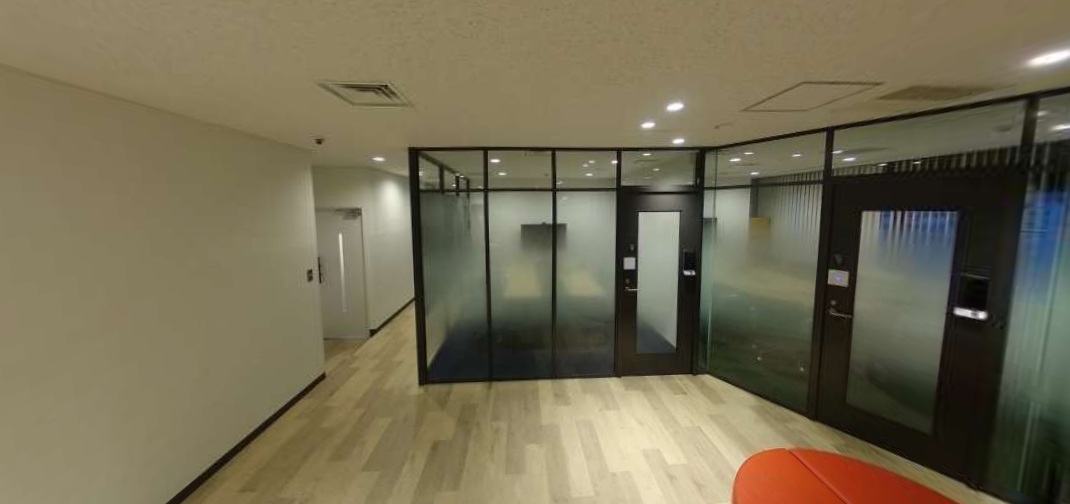
#> input picture saize/img/image4.png, 1070 x 504 px
$ python ni.py
#> lines starting #> are read from the running program, lines starting #| are printed output that depends on the picture; after the words box and inside, x2 and y2 are one past the last pixel; in counts of white or black regions, pixels touching at a corner belong together
import cv2
import numpy as np
import matplotlib.pyplot as plt

from utlis.clahe import apply_clahe_and_plot

def onTrackbar(position):
    global threshold
    threshold = position

# [41 lines left out: function nitika_image, not called in this run]

def show_niti(img3):
    # しきい値処理
    ret, img_th_simple = cv2.threshold(img3, 40, 255, cv2.THRESH_BINARY)
    _, img_th_mean = cv2.threshold(img3, 80, 60, cv2.THRESH_BINARY)
    _, img_th_gaussian = cv2.threshold(img3, 120, 255, cv2.THRESH_BINARY)

    # 画像を4つ並べるための空の配列を作成
    height, width = img3.shape
    combined_image = np.zeros((height, width * 4), dtype=np.uint8)

    # 各画像を配置
    combined_image[:, :width] = img3                # 元の画像
    combined_image[:, width:width*2] = img_th_simple  # 簡易二値化
    combined_image[:, width*2:width*3] = img_th_mean   # 平均二値化
    combined_image[:, width*3:] = img_th_gaussian       # ガウシアン二値化

    # matplotlibを使用して表示
    plt.imshow(combined_image, cmap='gray')
    plt.axis('off')  # 軸を非表示
    plt.show()

image1 = cv2.imread(r'img/image4.png', 0)
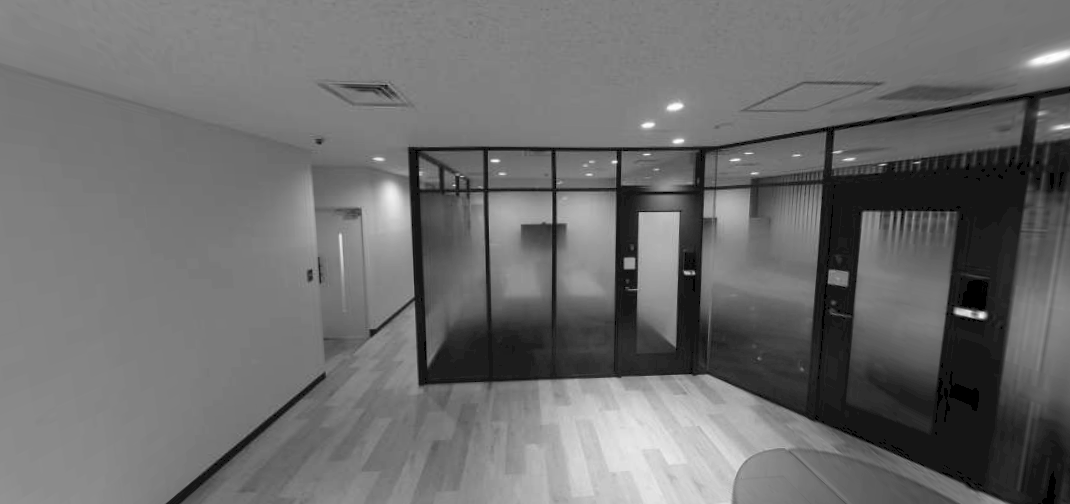
#> image1: shape (504, 1070); min 0, max 255, mean 109
show_niti(image1)
#> in show_niti, `ret, img_th_simple = cv2.threshold(img3, 40, 255, cv2.THRESH_BINARY)`:
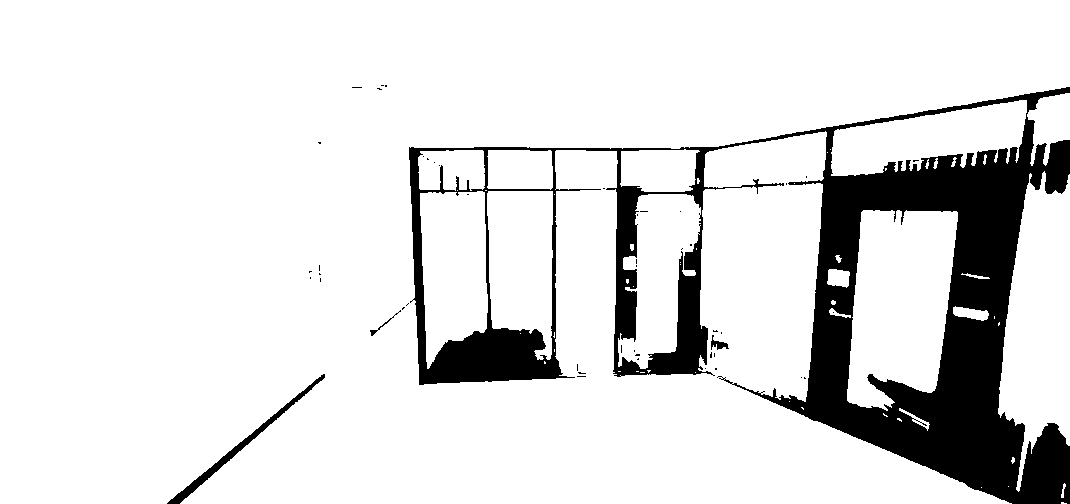
#> img_th_simple: shape (504, 1070); 87.3% white; 48 black regions (44 under 20 px), largest, box (x1, y1, x2, y2) and area: (409, 87, 1070, 504) 67138, (167, 374, 325, 504) 1202, (711, 335, 729, 350) 112, (370, 310, 401, 336) 68
#> in show_niti, `_, img_th_mean = cv2.threshold(img3, 80, 60, cv2.THRESH_BINARY)`:
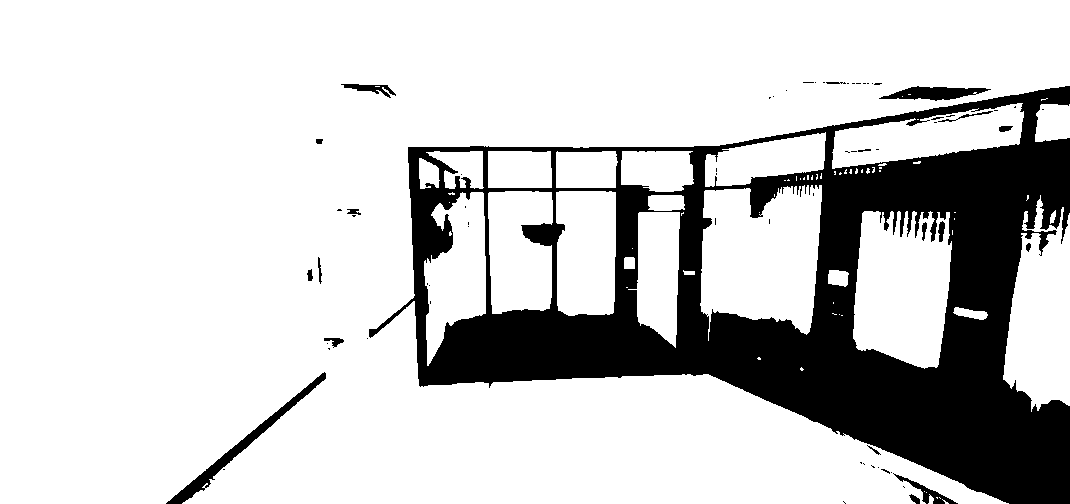
#> img_th_mean: shape (504, 1070); values 0 (black) and 60 (white), 80% white; 67 black regions (47 under 20 px), largest, box (x1, y1, x2, y2) and area: (369, 86, 1070, 504) 103591, (166, 372, 326, 504) 1732, (879, 86, 991, 101) 945
#> in show_niti, `_, img_th_gaussian = cv2.threshold(img3, 120, 255, cv2.THRESH_BINARY)`:
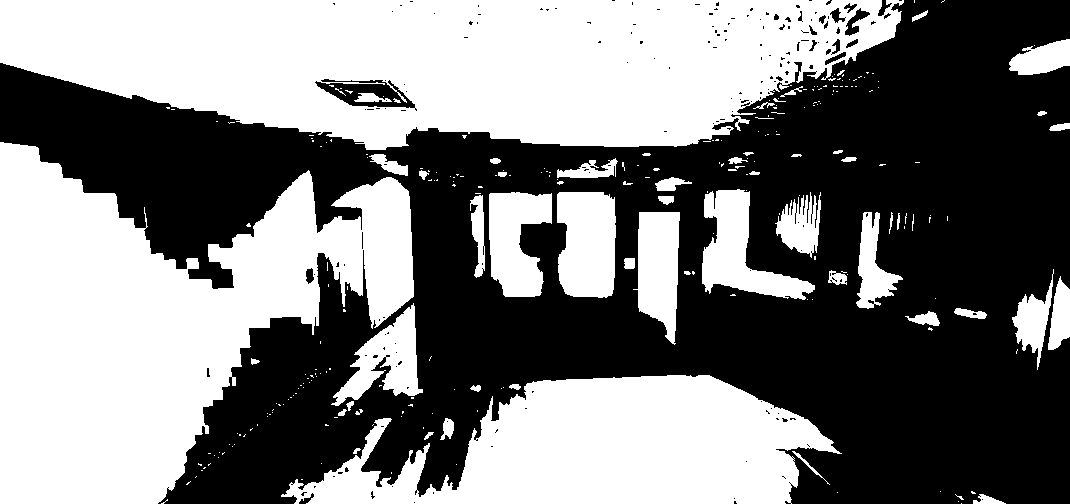
#> img_th_gaussian: shape (504, 1070); 49.1% white; 265 white regions (208 under 20 px), largest, box (x1, y1, x2, y2) and area: (0, 0, 904, 150) 99745, (0, 142, 414, 504) 83346, (281, 375, 842, 504) 44050
#> in show_niti, `combined_image[:, :width] = img3`:
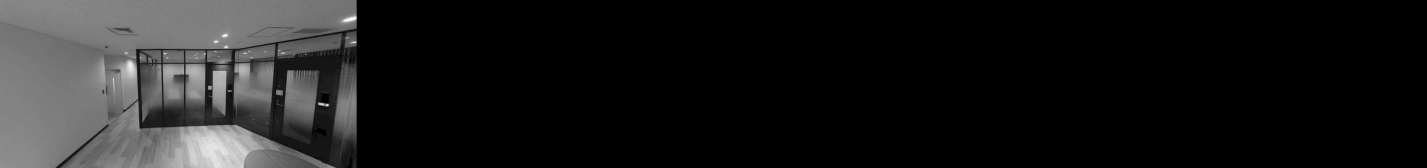
#> combined_image: shape (504, 4280) (shown at 1/3 size); min 0, max 255, mean 27.3
#> in show_niti, `combined_image[:, width:width*2] = img_th_simple`:
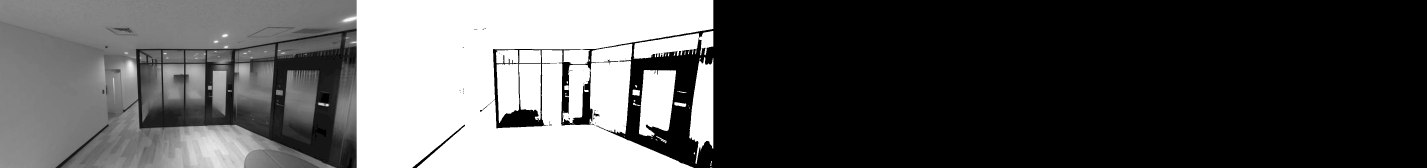
#> combined_image: shape (504, 4280) (shown at 1/3 size); min 0, max 255, mean 82.9
#> in show_niti, `combined_image[:, width*3:] = img_th_gaussian`:
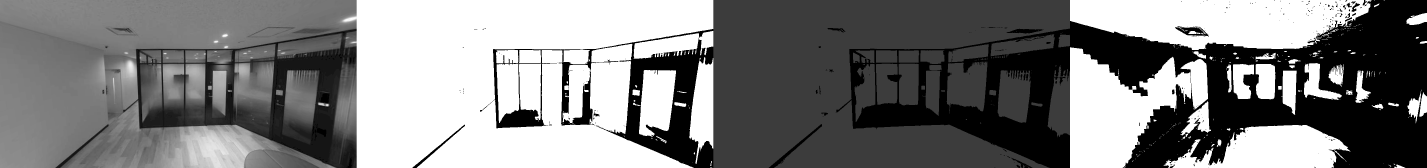
#> combined_image: shape (504, 4280) (shown at 1/3 size); min 0, max 255, mean 126.2

$ run again, with saize/img/image3.png copied over saize/img/image4.png
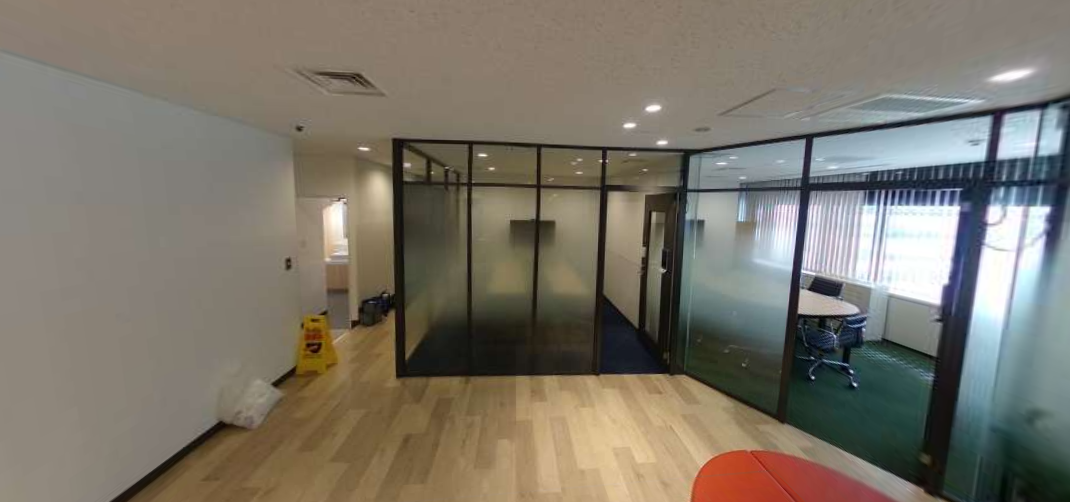
#> input picture saize/img/image3.png, 1070 x 502 px
#> in show_niti, `ret, img_th_simple = cv2.threshold(img3, 40, 255, cv2.THRESH_BINARY)`:
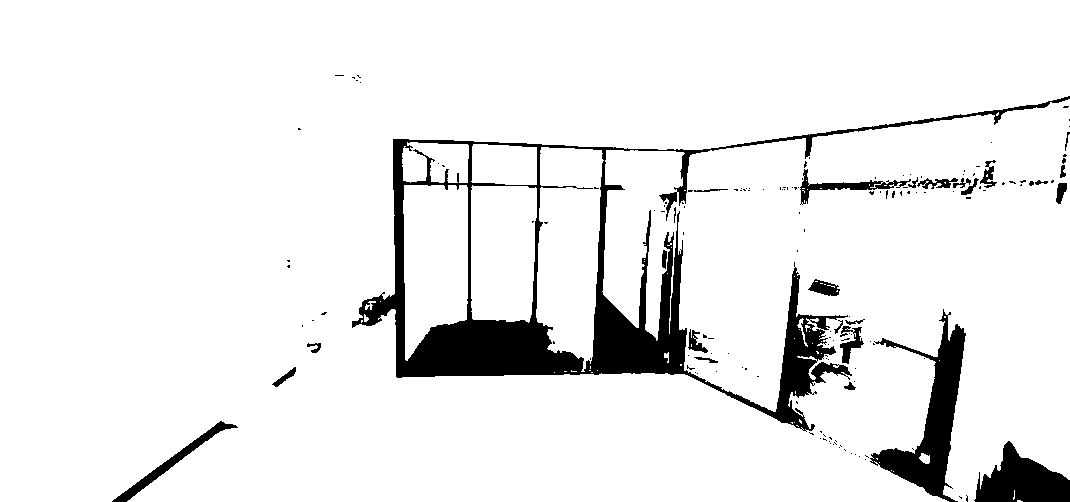
#> img_th_simple: shape (502, 1070); 92.2% white; 158 black regions (132 under 20 px), largest, box (x1, y1, x2, y2) and area: (352, 96, 1070, 432) 27685, (870, 309, 966, 502) 5751, (974, 441, 1070, 502) 3418
#> img_th_mean: shape (502, 1070); values 0 (black) and 60 (white), 82.3% white; 94 black regions (73 under 20 px), largest, box (x1, y1, x2, y2) and area: (351, 94, 1070, 502) 89872, (110, 420, 253, 502) 2390, (271, 365, 321, 393) 655
#> img_th_gaussian: shape (502, 1070); 63.5% white; 226 black regions (207 under 20 px), largest, box (x1, y1, x2, y2) and area: (109, 89, 1070, 502) 186525, (697, 449, 898, 502) 6349, (291, 65, 389, 99) 1520
#> in show_niti, `combined_image[:, width*3:] = img_th_gaussian`:
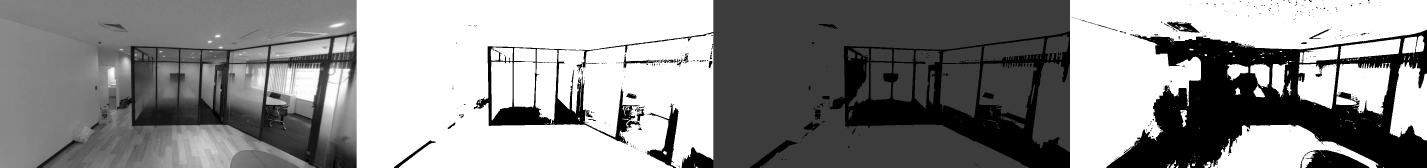
#> combined_image: shape (502, 4280) (shown at 1/3 size); min 0, max 255, mean 141.2

$ run again, with saize/img/cup_front_2.png copied over saize/img/image4.png
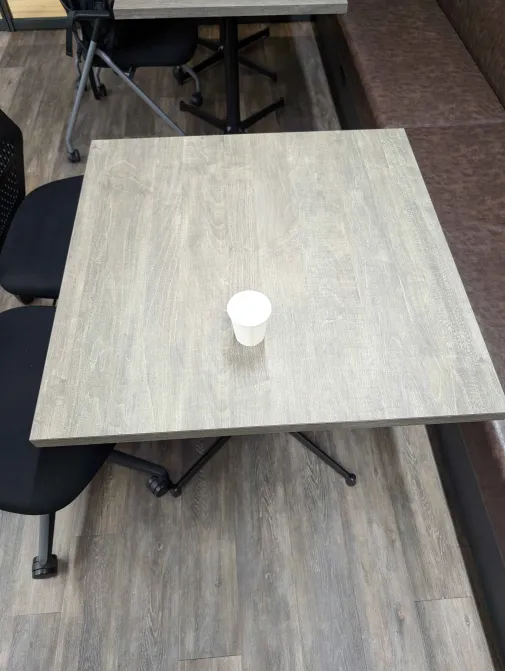
#> input picture saize/img/cup_front_2.png, 505 x 671 px
#> in show_niti, `ret, img_th_simple = cv2.threshold(img3, 40, 255, cv2.THRESH_BINARY)`:
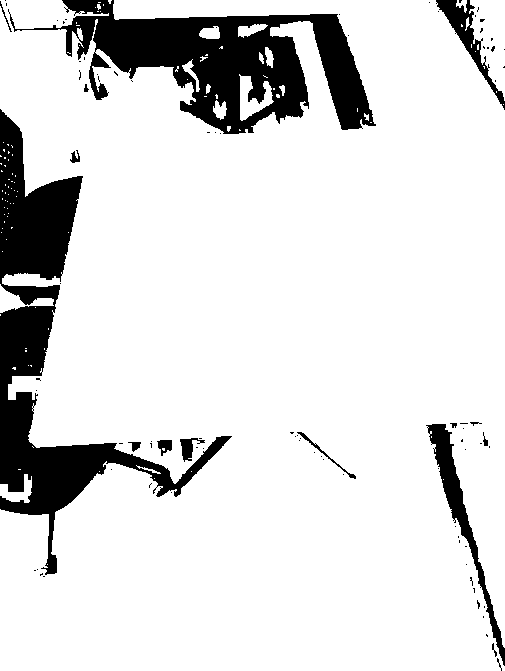
#> img_th_simple: shape (671, 505); 86.1% white; 91 black regions (76 under 20 px), largest, box (x1, y1, x2, y2) and area: (0, 109, 232, 575) 21632, (8, 0, 376, 134) 20132, (426, 424, 505, 666) 2591
#> img_th_mean: shape (671, 505); values 0 (black) and 60 (white), 70.6% white; 159 black regions (129 under 20 px), largest, box (x1, y1, x2, y2) and area: (0, 0, 505, 209) 54449, (0, 109, 273, 579) 31039, (425, 421, 505, 671) 10833
#> img_th_gaussian: shape (671, 505); 57.5% white; 245 black regions (228 under 20 px), largest, box (x1, y1, x2, y2) and area: (0, 0, 505, 671) 142451, (302, 478, 317, 509) 197, (162, 567, 172, 612) 135
#> in show_niti, `combined_image[:, width*3:] = img_th_gaussian`:
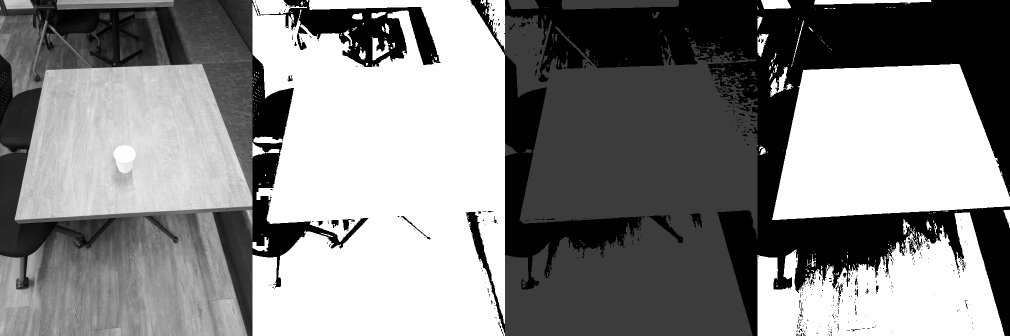
#> combined_image: shape (671, 2020) (shown at 1/2 size); min 0, max 255, mean 134.9
